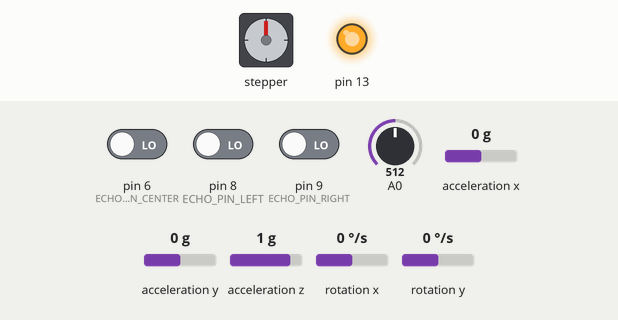
Bench run of a sketch on a simulated Arduino Uno, built with avr-gcc and run on an emulated ATmega328P. On the bench: stepper motor, output pins drawn as LEDs (lit = HIGH). Wiring (inferred from the names in the program): MPU-6050 motion sensor at I2C address 0x68; stepper motor (2048 steps per turn assumed): coils pin 2, pin 3, pin 4, pin 5. Inputs (shaded band) come from the test bench; at power-on: pin 6 (ECHO_PIN_CENTER) LOW, pin 8 (ECHO_PIN_LEFT) LOW, pin 9 (ECHO_PIN_RIGHT) LOW, A0 = 512, acceleration x 0 g, acceleration y 0 g, acceleration z 1 g, rotation x 0 °/s, rotation y 0 °/s. Pins used as bus, display or sensor lines are not drawn.

Above: at 0.11 s.
At 4.14 s:
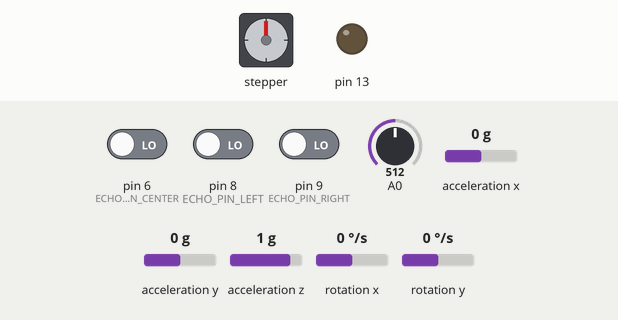
Timing chart, 0 to 4.4 s (numbered marks = the images above):
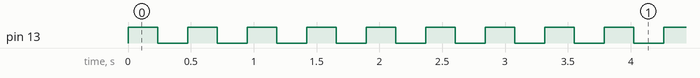

Measured:
- by itself, pin 13: goes 16 × (HIGH 0.24 s, LOW 0.24 s), HIGH 0.24 s, LOW 0.08 s, then HIGH
- by itself, everything shown: repeats every 3.8 s, in 16 steps

The sketch:

roamingrobot-balancebase-fixedhead-triultrasonic-voltage-mpu.ino
```cpp
#include <Wire.h>                                            //Include the Wire.h library so we can communicate with the gyro

//Pin Configuration
const int TRIGGER_PIN = 7; // Arduino pin tied to trigger pin on ping sensor.
const int ECHO_PIN_CENTER = 6; // Arduino pin tied to echo pin on ping sensor.
const int ECHO_PIN_LEFT = 8; // Arduino pin tied to echo pin on ping sensor.
const int ECHO_PIN_RIGHT = 9; // Arduino pin tied to echo pin on ping sensor.

//functional Configuration
const int emergencyObstacleRange = 60; //cm
const int timeToStickRightLeftDecission = 2000;//milli seconds
const int backMovementTime = 1000;//milli seconds
const int rightLeftMovementTime = 2000;//milli seconds
float pid_p_gain = 15;                                       //Gain setting for the P-controller (15)
float pid_i_gain = 1.5;                                      //Gain setting for the I-controller (1.5)
float pid_d_gain = 30;                                       //Gain setting for the D-controller (30)
float turning_speed = 5;                                    //Turning speed (20)
float max_target_speed = 2;                                //Max target speed (100)
int acc_calibration_value = 300;                            //Enter the accelerometer calibration value
int gyro_address = 0x68;                                     //MPU-6050 I2C address (0x68 or 0x69)

//Dont touch below stuff
byte start, received_byte, low_bat;
int left_motor, throttle_left_motor, throttle_counter_left_motor, throttle_left_motor_memory;
int right_motor, throttle_right_motor, throttle_counter_right_motor, throttle_right_motor_memory;
int battery_voltage;
int receive_counter;
int gyro_pitch_data_raw, gyro_yaw_data_raw, accelerometer_data_raw;
long gyro_yaw_calibration_value, gyro_pitch_calibration_value;
unsigned long loop_timer;
float angle_gyro, angle_acc, angle, self_balance_pid_setpoint;
float pid_error_temp, pid_i_mem, pid_setpoint, gyro_input, pid_output, pid_last_d_error;
float pid_output_left, pid_output_right;

unsigned long overrideForwardUntill, overrideRightUntill, overrideLeftUntill, lastRightLeftDecidedTime, lastSonarSentTime;
volatile unsigned long lastEchoReceivedTimeCenter, lastEchoReceivedTimeLeft, lastEchoReceivedTimeRight;
volatile int nextCheckEcho = -1;
boolean isRightDecidedCached = false;
float centerReading = 0.0;
float leftReading = 0.0;
float rightReading = 0.0;

void setup() {
  pinMode(TRIGGER_PIN, OUTPUT);
  pinMode(ECHO_PIN_CENTER, INPUT);
  pinMode(ECHO_PIN_LEFT, INPUT);
  pinMode(ECHO_PIN_RIGHT, INPUT);
  Serial.begin(115200);
  setupBase();
  lastSonarSentTime = micros();
  lastEchoReceivedTimeCenter = micros() + 10000;
  lastEchoReceivedTimeLeft = micros() + 10000;
  lastEchoReceivedTimeRight = micros() + 10000;
  overrideForwardUntill = millis();
  overrideRightUntill = millis();
  overrideLeftUntill = millis();
  doBIOSManoeuvre();
}

void loop() {
  populateUltrasonicReading();
  Serial.println(centerReading);

  //incase of emergency
  if (isObstacleWithinEmergencyDistance()) {
    // markForForwardOverride(backMovementTime);
    if (isRightDecided()) {
      markForRightOverride(rightLeftMovementTime);
    } else {
      markForLeftOverride(rightLeftMovementTime);
    }
  }

  if (isForwardOverridden()) {
    baseGoBackward();
  } else if (isRightOverridden()) {
    //digitalWrite(13, !digitalRead(13));
    baseRotateRight();
  } else if (isLeftOverridden()) {
    //digitalWrite(13, !digitalRead(13));
    baseRotateLeft();
  } else {
    //digitalWrite(13, LOW);
    baseGoForward();
  }


  loopBase();

  ///////////////////////////////////////////////////////////////////////////////////////////////////////////////////////////////////////
  //Loop time timer
  ///////////////////////////////////////////////////////////////////////////////////////////////////////////////////////////////////////
  //The angle calculations are tuned for a loop time of 4 milliseconds. To make sure every loop is exactly 4 milliseconds a wait loop
  //is created by setting the loop_timer variable to +4000 microseconds every loop.
  while (loop_timer > micros());
  loop_timer += 4000;

}

void markForForwardOverride(unsigned long overrideTime) {
  if (overrideForwardUntill < millis()) {
    overrideForwardUntill = millis() + overrideTime;
  }
}

void markForRightOverride(unsigned long overrideTime) {
  if (overrideRightUntill < millis()) {
    overrideRightUntill = millis() + overrideTime;
  }
}

void markForLeftOverride(unsigned long overrideTime) {
  if (overrideLeftUntill < millis()) {
    overrideLeftUntill = millis() + overrideTime;
  }
}

boolean isForwardOverridden() {
  return overrideForwardUntill > millis();
}

boolean isRightOverridden() {
  return overrideRightUntill > millis();
}

boolean isLeftOverridden() {
  return overrideLeftUntill > millis();
}

boolean isObstacleWithinEmergencyDistance() {
  return (centerReading > 0 && centerReading <= emergencyObstacleRange)
         || (leftReading > 0 && leftReading <= emergencyObstacleRange / 2)
         || (rightReading > 0 && rightReading <= emergencyObstacleRange / 2);
}

boolean isRightDecided() {
  if (millis() - lastRightLeftDecidedTime > timeToStickRightLeftDecission) {
    isRightDecidedCached = rightReading > leftReading;
    lastRightLeftDecidedTime = millis();
  }
  return isRightDecidedCached;
}

void doBIOSManoeuvre() {
  unsigned long botStartTime = millis();
  while (millis() - botStartTime < 10000) {
    baseStop();
    loopBase();
    while (loop_timer > micros());
    loop_timer += 4000;
  }

  //left
  while (millis() - botStartTime < 15000) {
    baseRotateLeft();
    loopBase();
    while (loop_timer > micros());
    loop_timer += 4000;
  }

  //right
  while (millis() - botStartTime < 20000) {
    baseRotateRight();
    loopBase();
    while (loop_timer > micros());
    loop_timer += 4000;
  }

  //forward
  while (millis() - botStartTime < 25000) {
    baseGoForward();
    loopBase();
    while (loop_timer > micros());
    loop_timer += 4000;
  }

  //backward
  while (millis() - botStartTime < 30000) {
    baseGoBackward();
    loopBase();
    while (loop_timer > micros());
    loop_timer += 4000;
  }

  while (millis() - botStartTime < 35000) {
    baseStop();
    loopBase();
    while (loop_timer > micros());
    loop_timer += 4000;
  }
}

void populateUltrasonicReading() {
  centerReading = (lastEchoReceivedTimeCenter - lastSonarSentTime) / 58.2;
  leftReading = (lastEchoReceivedTimeLeft - lastSonarSentTime) / 58.2;
  rightReading = (lastEchoReceivedTimeRight - lastSonarSentTime) / 58.2;
  //Serial.println(obstacleDist);
  if (micros() - lastSonarSentTime > 250000) {
    digitalWrite(TRIGGER_PIN, LOW);
    delayMicroseconds(2);
    lastSonarSentTime = micros();
    digitalWrite(TRIGGER_PIN, HIGH);
    delayMicroseconds(17);
    digitalWrite(TRIGGER_PIN, LOW);
  }
}

//Within interrupt. Should run fast.
void triggerSonarInterrupt() {
  if (nextCheckEcho == -1) {
    if (digitalRead(ECHO_PIN_LEFT) == HIGH)
      lastEchoReceivedTimeLeft = micros();
    nextCheckEcho = 0;
  } else if (nextCheckEcho == 0) {
    if (digitalRead(ECHO_PIN_CENTER) == HIGH)
      lastEchoReceivedTimeCenter = micros();
    nextCheckEcho = 1;
  } else if (nextCheckEcho == 1) {
    if (digitalRead(ECHO_PIN_RIGHT) == HIGH)
      lastEchoReceivedTimeRight = micros();
    nextCheckEcho = -1;
  }
}
```

Source omitted: balancebase.ino (23214 bytes)
